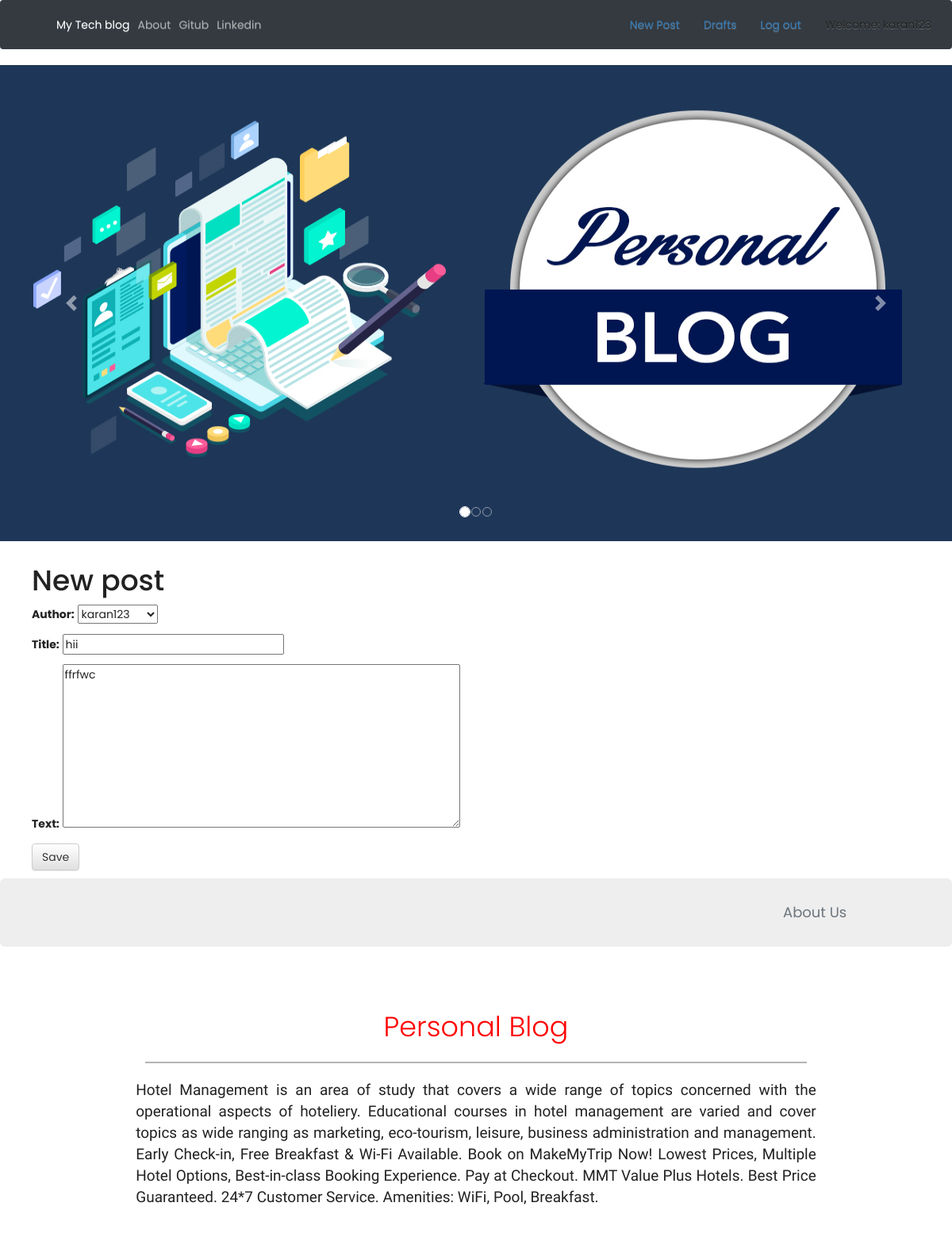
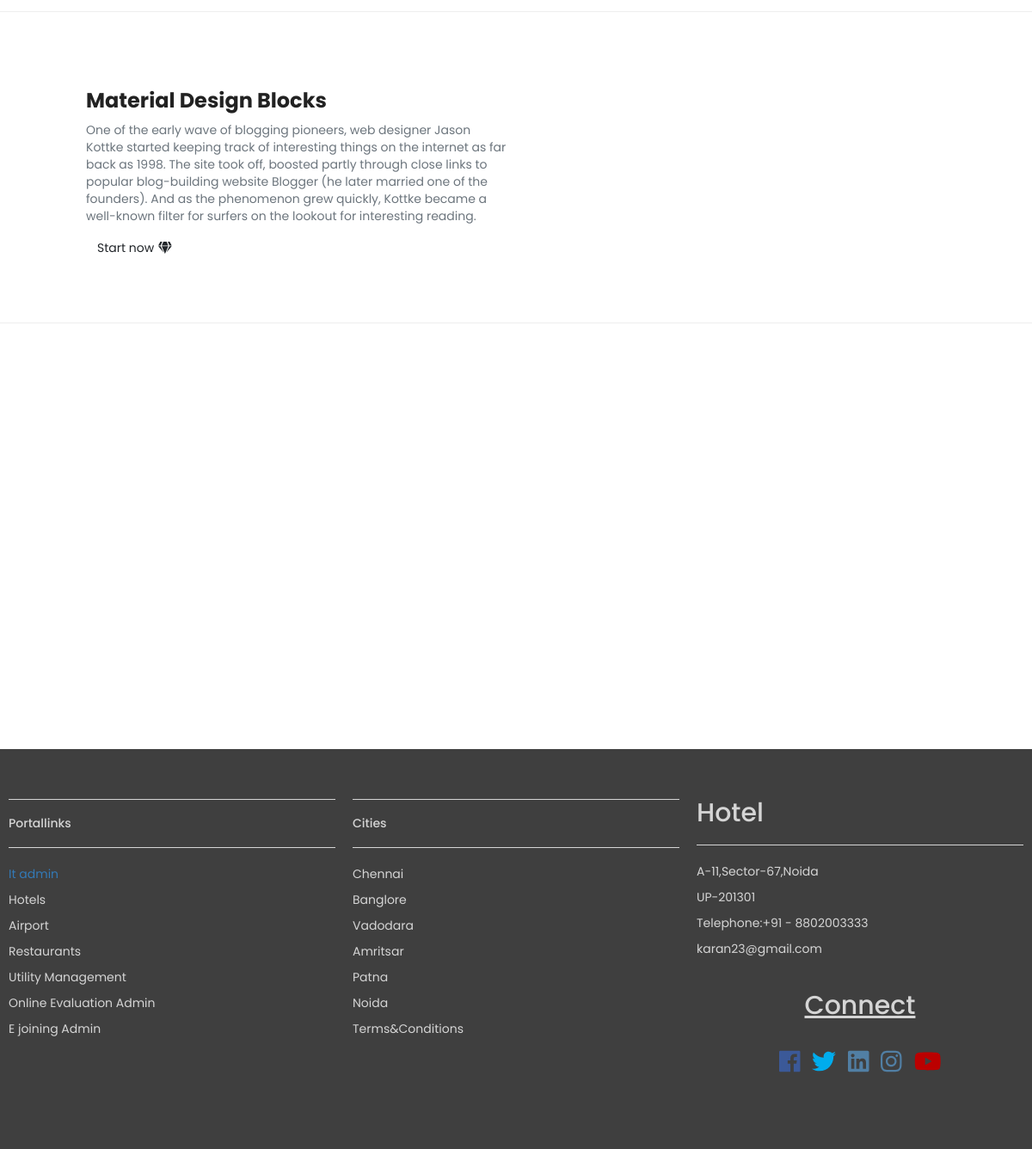
/post/4/edit/ (signed in), run on the app's committed database (2 pictures, top to bottom).
### blog/models.py (models this page shows, shortened)
class Post(models.Model):
    author = models.ForeignKey('auth.User', on_delete=models.CASCADE,)
    title = models.CharField(max_length=200)
    text = models.TextField()
    created_date = models.DateTimeField(default=timezone.now)
    published_date = models.DateTimeField(blank=True,null=True)

### blog/views.py (the view)
# urls.py: re_path(r'^post/(?P<pk>\d+)/edit/$',views.PostUpdateView.as_view(),name='post_edit'),
class PostUpdateView(LoginRequiredMixin,UpdateView):
    login_url = '/login/'
    redirect_field_name = 'blog/post_detail.html'
    form_class = PostForm
    model = Post

### blog/forms.py
class PostForm(forms.ModelForm):
      class Meta():
          model = Post
          fields = ('author','title','text')
      widgets ={
          'title':forms.TextInput(attrs={'class':'textinputclass'}),
          'text':forms.Textarea(attrs={'class':'editable medium-editor-textarea postcontent'})
    }

### blog/templates/blog/post_form.html (shortened to what this page needs)
{% extends 'blog/base.html' %}
{% block content %}
    <h1>New post</h1>
    <form method="POST" class="post-form">
    {{form.as_p}}
    <button type="submit" class="save btn btn-default">Save</button>
    </form>
{% endblock %}

### blog/templates/blog/base.html (shortened to what this page needs)
<!DOCTYPE html>
{% load static %}
<html>
    <head>
    <link rel="stylesheet" href="https://stackpath.bootstrapcdn.com/bootstrap/4.4.1/css/bootstrap.min.css"
>
        <link rel="stylesheet" href="https://maxcdn.bootstrapcdn.com/bootstrap/3.3.7/css/bootstrap.min.css">
        <link rel="stylesheet" href="https://maxcdn.bootstrapcdn.com/bootstrap/3.3.7/css/bootstrap-theme.min.css">
        <link rel="stylesheet" href="//cdn.jsdelivr.net/medium-editor/latest/css/medium-editor.min.css" type="text/css" media="screen" charset="utf-8">
        <link rel="stylesheet" href="{% static 'css/blog.css' %}">
         <link rel="stylesheet" href="{% static 'css/style.css' %}">
<body class='loader'>
  <nav class="navbar navbar-expand-lg navbar-dark bg-dark">
          <a class="navbar-brand" href="http://127.0.0.1:3000/Bootstrap%204%20Site%20Files/#"></a>
          <div class="collapse navbar-collapse" id="navbarSupportedContent">
            <ul class="navbar-nav mr-auto">
              <li class="nav-item active">
                <a class="nav-link" href="{% url 'post_list' %}">My Tech blog <span class="sr-only">(current)</span></a>
              </li>
                 <li class="nav-item">
        <a class="nav-link" href="{% url 'about'%}">About</a>
      </li>
      <li class="nav-item">
        <a class="nav-link " href="https://www.github.com/karan06126">Gitub</a>
      </li>
      <li class="nav-item">
        <a class="nav-link " href="https://www.linkedin.com">Linkedin</a>
        </ul>
              <ul class="nav navbar-nav navbar-right">
                  {% if user.is_authenticated %}
                  <li class="nav-item">
          <a  class="nav-lnk" href="{% url 'post_new' %}" >New Post</a>
        </li>
        <li class="nav-item">
          <a href="{% url 'post_draft_list' %}">Drafts</a>
        </li>
        <li class="nav-item">
          <a href="{% url 'logout' %}" >Log out</a>
        </li>
        <li class="nav-item">
          <a >Welcome: {{ user.username }}</a>
        </li>
          {% else %}
          <li><a class='nav navbar-right' href="{% url 'login' %}" ><span class="glyphicon glyphicon-user"></span></a></li>
        {% endif %}
      </ul>
  </div>
</nav>
  <div id="carousel-example-2" class="carousel slide carousel-fade" data-ride="carousel">
          <ol class="carousel-indicators">
            <li data-target="#carousel-example-2" data-slide-to="0" class="active"></li>
            <li data-target="#carousel-example-2" data-slide-to="1"></li>
            <li data-target="#carousel-example-2" data-slide-to="2"></li>
          </ol>
          <div class="carousel-inner" role="listbox">
            <div class="carousel-item active">
              <div class="view">
                <img class="d-block w-100" src="{% static 'image/blog3.jpg' %}" height="600" width="1800"
                  alt="First slide">
              </div>
              <div class="carousel-caption">
              </div>
            </div>
          </div>
          <a class="carousel-control-prev" href="#carousel-example-2" role="button" data-slide="prev">
            <span class="carousel-control-prev-icon" aria-hidden="true"></span>
          </a>
          <a class="carousel-control-next" href="#carousel-example-2" role="button" data-slide="next">
            <span class="carousel-control-next-icon" aria-hidden="true"></span>
          </a>
        </div>
        <div class="content container">
            <div class="row">
                <div class="col-md-8">
                  <div class="blog_posts">
                    {% block content %}
                    {% endblock %}
                  </div>
                </div>
            </div>
        </div>
  <div class="container-fluid">
  <div class="row jumbotron">
  	<div class="col-xs-12 col-sm-12 col-md-9 col-lg-9 col-xl-10">
  	</div>
  	<div class="col-xs-12 col-sm-12 col-md-3 col-lg-3 col-xl-2">
  		<a href="http://127.0.0.1:3000/Bootstrap%204%20Site%20Files/#"><button type="button" class="btn btn-outline-secondary btn-lg">About Us</button></a>
  	</div>
    </div>
  </div>
  <div class="container-fluid padding">
  	<div class="row welcome text-center">
  		<div class="col-12">
  			<div class="ab">
  			<h1 class="display-4">Personal Blog</h1>
  		</div>
  		</div>
  		<hr>
  		<div class="col-12" style="text-align:justify">
  			<div class="tr">
  			<p>Hotel Management is an area of study that covers a wide range of topics concerned with the operational aspects of hoteliery.
          Educational courses in hotel management are varied and cover topics as wide ranging as marketing, eco-tourism,
          leisure, business administration and management.
        Early Check-in, Free Breakfast & Wi-Fi Available. Book on MakeMyTrip Now! Lowest Prices, Multiple Hotel Options,
        Best-in-class Booking Experience. Pay at Checkout. MMT Value Plus Hotels. Best Price Guaranteed. 24*7 Customer Service.
         Amenities: WiFi, Pool, Breakfast.</p>
  		</div>
  	</div>
  	</div>
  </div>
<hr class="my-4">
        <div class="container my-5 py-5 z-depth-1">
        <section class="px-md-5 mx-md-5 text-center text-lg-left dark-grey-text">
          <div class="row">
            <div class="col-md-6 mb-4 mb-md-0">
              <h3 class="font-weight-bold">Material Design Blocks</h3>
              <p class="text-muted">One of the early wave of blogging pioneers, web designer Jason Kottke started keeping track
                  of interesting things on the internet as far back as 1998. The site took off, boosted partly through close
                  links to popular blog-building website Blogger (he later married one of the founders). And as the phenomenon
                  grew quickly, Kottke became a well-known filter for surfers on the lookout for interesting reading.</p>
              <a class="btn btn-purple btn-md ml-0" href="#" role="button">Start now<i class="fa fa-gem ml-2"></i></a>
            </div>
            <div class="col-md-6 mb-4 mb-md-0">
              <div class="view overlay z-depth-1-half">
              </div>
            </div>
          </div>
        </section>
      </div>
<hr class="my-4">
  <figure>
  </figure>
  <footer>
  	<div class="container-fluid padding">
  		<div class="row text-left">
  			<div class="col-md-4">
  				<hr class="light">
  				<h5>Portallinks</h5>
  				<hr class="light">
  			<a href="http://127.0.0.1:3000/Bootstrap%204%20Site%20Files/#">	<p>It admin</p></a>
  				<p>Hotels</p>
  				<p>Airport</p>
  				<p>Restaurants</p>
  				<p>Utility Management</p>
  				<p>Online Evaluation Admin</p>
  				<p>E joining Admin</p>
  			</div>
  			<div class="col-md-4">
  				<hr class="light">
  				<h5>Cities</h5>
  				<hr class="light">
  				<p>Chennai</p>
  				<p>Banglore</p>
  				<p>Vadodara</p>
  				<p>Amritsar</p>
  				<p>Patna</p>
  				<p>Noida</p>
  				<p>Terms&amp;Conditions</p>
  			</div>
  			<div class="col-md-4">
  				<h2>Hotel</h2>
  				<hr class="light">
  				<p>A-11,Sector-67,Noida</p>
  				<p>UP-201301</p>
  				<p>Telephone:+91 - 8802003333</p>
  				<p>karan23@gmail.com</p>
  				<div class="container-fluid padding">
  					<div class="row text-center padding">
  						<div class="col-12">
  							<h2><u>Connect</u></h2>
  						</div>
  						<div class="col-12 social padding">
  							<a href="#"><i class="fab fa-facebook"></i></a>
  								<a href="#"><i class="fab fa-twitter"></i></a>
  									<a href="#"><i class="fab fa-linkedin"></i></a>
  										<a href="#"><i class="fab fa-instagram"></i></a>
  											<a href="#"><i class="fab fa-youtube"></i></a>
  						</div>
  					</div>
  				</div>
  			</div>
  		</div>
  			</div>
  </footer>
</body>
</html>

### blog/static/css/blog.css (style rules this page uses)
.loader { filter:hue-rotate(0deg); color: linear-gradient(45deg,#0f8,#08f); animation:hue 5000ms infinite linear; }

### blog/static/css/style.css (style rules this page uses)
html,body { height:100%; width:100%; font-family: 'Poppins', sans-serif; color:#222; }
.jumbotron { padding:1rem; border-radius: 0; }
.padding { padding-bottom:2rem; }
.welcome { width:75%; margin:0 auto; padding-top: 2rem; }
.welcome hr { border-top: 2px solid #b4b4b4; width:95%; margin-top: .3rem; margin-bottom: 1rem; }
.social a { font-size: 2em; padding:0.5rem; }
.fa-facebook { color:#3b5998; }
.fa-twitter { color:#00aced; }
.fa-linkedin { color:#517fa4; }
.fa-instagram { color:#517fa4; }
.fa-youtube { color:#bb0000; }
footer { background-color: #3f3f3f; color: #d5d5d5; padding-top: 2em; }
hr.light { border-top:1px solid #d5d5d5; width:100%; }
.ab { color:red; }
.tr p { font-size: 19px; font-family: 'Rajdhani', sans-serif; }
.carousel-item { transition: -webkit-transform 0.5s ease; transition: transform 0.5s ease; transition: transform 0.5s ease, -webkit-transform 0.5s ease; -webkit-backface-visibility: visible; backface-visibility: visible; }
figure { position: relative; width: 100%; height: 60%; margin: 0!important; }
[class*="col-"] { padding: 1rem; }

### data on the page
Post: author "karan123", title "hii", text "ffrfwc"

### other printed values
{{ user.username }} "karan123"
